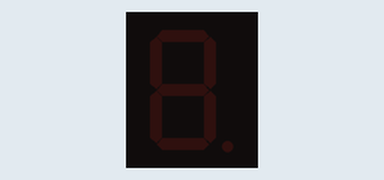
The sketch below on a simulated Arduino Uno, built with avr-gcc and run on an emulated ATmega328P. On the bench: 1-digit seven-segment display. Wiring (from diagram.json): 1-digit 7-segment display, segments lit when HIGH: segments pin 13, pin 12, pin 11, pin 10, pin 9, pin 8, pin 7. The segment pins are drawn as the display they are named for.

Above: at 0.1 s.
At 2.1 s:
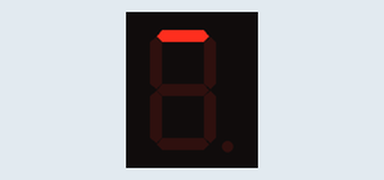

Measured:
- by itself, everything shown: repeats every 4.5 s, in 4 steps
- what the display in image 1 shows lasts 2.5 s, from 2.0 s to 4.5 s

The sketch:

sketch.ino
```cpp
#define A 13
#define B 12
#define C 11
#define D 10
#define E 9
#define F 8
#define G 7


void setup() {
  // put your setup code here, to run once:
  for (int i = 6; i <= 13; i++)
    pinMode(13, OUTPUT);
}

void one(int mode) {
  digitalWrite(B, mode);
  digitalWrite(C, mode);
}

void two(int mode) {
  digitalWrite(A, mode);
  digitalWrite(B, mode);
  digitalWrite(G, mode);
  digitalWrite(E, mode);
  digitalWrite(D, mode);
}

void three(int mode) {
  digitalWrite(A, mode);
  digitalWrite(B, mode);
  digitalWrite(G, mode);
  digitalWrite(C, mode);
  digitalWrite(D, mode);
}

void four(int mode) {
  digitalWrite(B, mode);
  digitalWrite(G, mode);
  digitalWrite(F, mode);
  digitalWrite(C, mode);
}
void five(int mode) {

  digitalWrite(A, mode);
  digitalWrite(F, mode);
  digitalWrite(G, mode);
  digitalWrite(C, mode);
  digitalWrite(D, mode);
}
void six(int mode) {
  digitalWrite(A, mode);
  digitalWrite(F, mode);
  digitalWrite(C, mode);
  digitalWrite(G, mode);
  digitalWrite(E, mode);
  digitalWrite(D, mode);
}
void seven(int mode) {
  digitalWrite(A, mode);
  digitalWrite(B, mode);
  digitalWrite(C, mode);
}
void eight(int mode) {
  digitalWrite(A, mode);
  digitalWrite(B, mode);
  digitalWrite(E, mode);
  digitalWrite(G, mode);
  digitalWrite(C, mode);
  digitalWrite(D, mode);
  digitalWrite(F, mode);
}
void nine(int mode) {
  digitalWrite(A, mode);
  digitalWrite(B, mode);
  digitalWrite(C, mode);
  digitalWrite(D, mode);
  digitalWrite(F, mode);
  digitalWrite(G, mode);
}

void loop() {
  // put your main code here, to run repeatedly:
  one(1);
  delay(500);
  one(0);

  two(1);
  delay(500);
  two(0);

  three(1);
  delay(500);
  three(0);

  four(1);
  delay(500);
  four(0);

  five(1);
  delay(500);
  five(0);

  six(1);
  delay(500);
  six(0);

  seven(1);
  delay(500);
  seven(0);

  eight(1);
  delay(500);
  eight(0);


  nine(1);
  delay(500);
  nine(0);

}
```
